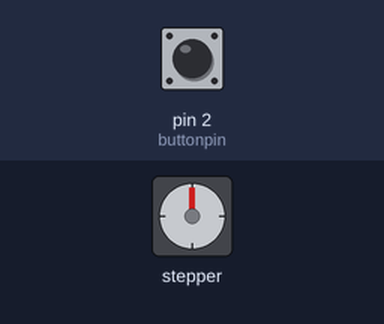
A sketch run on a simulated Arduino Uno, built with avr-gcc and run on an emulated ATmega328P. Parts: stepper motor. The inputs (shaded band) are chosen by the test bench; at power-on: pin 2 (buttonpin) HIGH. Stepper angles assume 2048 steps per turn.

Above: at 0.15 s.
At 1.2 s:
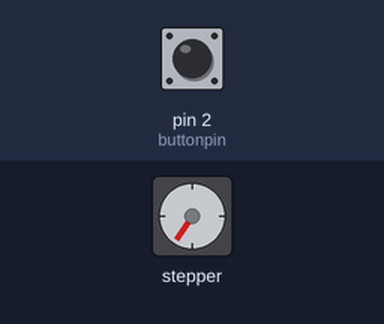
1.3 s: pin 2 (buttonpin) pulled LOW for 0.15 s
At 1.65 s:
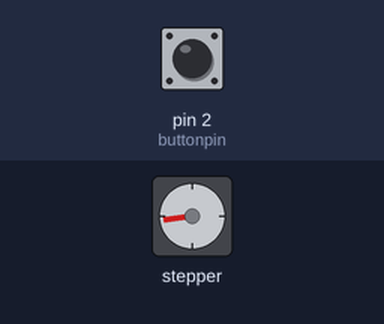
Timing chart, 0 to 25.8 s (numbered marks = the images above; inputs shaded):
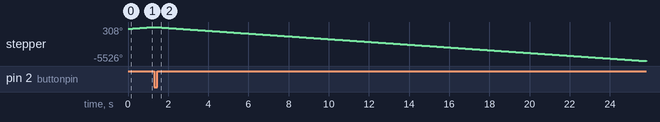

The sketch:

Stepper_motor_basic___controlling_motordirection_via_switch.ino
```cpp
#include<Stepper.h>
int stepsperrevo=2048;
int motspeed=50;
int buttonpin=2;
int motordir=1;
int buttvalnew;
int buttvalold=1;
int dt=500;
Stepper mystepper(stepsperrevo,8,9,10,11);
void setup(){

  mystepper.setSpeed(motspeed);
  Serial.begin(9600);
  pinMode(buttonpin,INPUT);
}

void loop()
{
  buttvalnew=digitalRead(buttonpin);
  if(buttvalold==1 && buttvalnew==0){
    motordir=motordir*(-1);
    buttvalold=buttvalnew;
  }
  mystepper.step(motordir*1);
}
```
